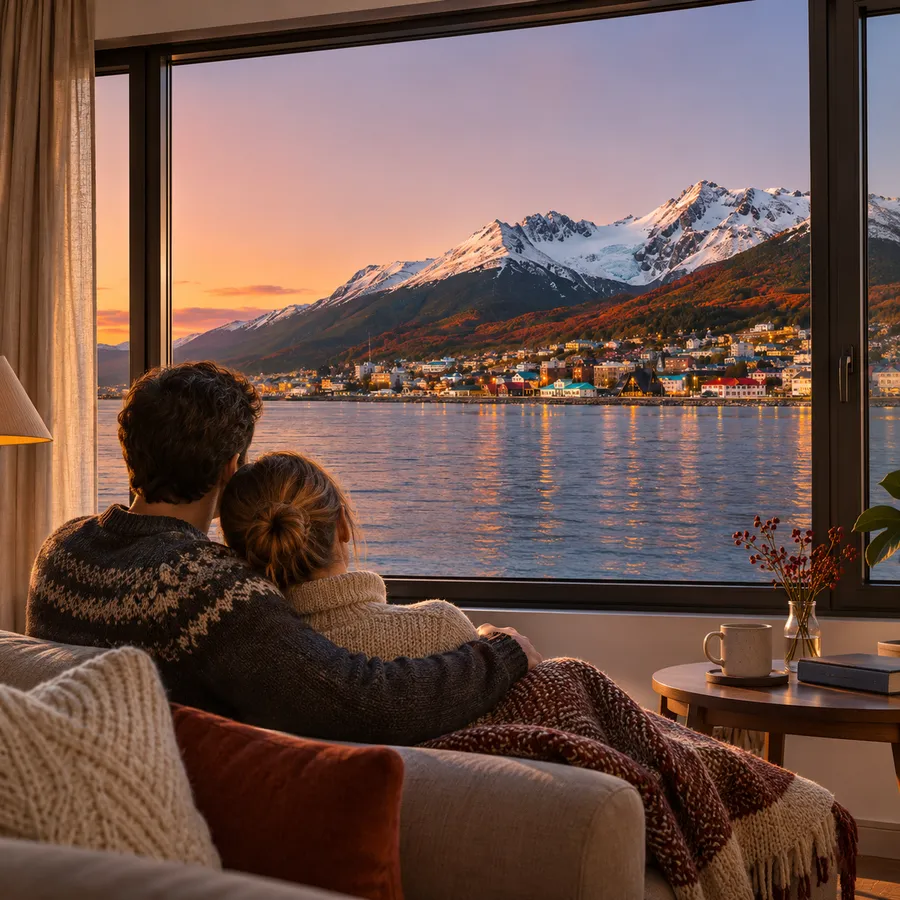
#> input picture alojate-ushuaia-r6t2/img/como-funciona-1-buscar.webp, 900 x 900 px; its folder holds only this picture in this run
$ python -i render.py   (imports and definitions only)
#> lines starting #> are read from the running program, lines starting #| are printed output that depends on the picture; after the words box and inside, x2 and y2 are one past the last pixel; in counts of white or black regions, pixels touching at a corner belong together
#> further down, picture is the input picture: PIL image 900x900 RGB; mean R, G, B 109.8, 83.4, 75.2
import sys, os, math, subprocess, json
from PIL import Image, ImageDraw, ImageFont, ImageFilter, ImageChops

W, H, FPS = 1080, 1920, 30
SH = '/tmp/aurora/shots/'
GOLD = (212, 170, 118); GOLD2 = (191, 148, 98); CREAM = (244, 241, 236); MUTED = (170, 162, 152)
DMS = '/usr/share/fonts/truetype/google-fonts/ofl/dmsans/DMSans[opsz,wght].ttf'
SERIF = '/usr/share/fonts/truetype/google-fonts/ofl/gelasio/Gelasio[wght].ttf'

_fc = {}
# [19 lines left out: function font, not called in this run]

def ease(x): x = max(0, min(1, x)); return 1 - (1 - x) ** 3
def ease_io(x): x = max(0, min(1, x)); return 4 * x * x * x if x < .5 else 1 - (-2 * x + 2) ** 3 / 2
def back(x):
    x = max(0, min(1, x)); c1 = 1.4; c3 = c1 + 1
    return 1 + c3 * (x - 1) ** 3 + c1 * (x - 1) ** 2
def seg(t, a, b): return max(0, min(1, (t - a) / (b - a)))

_img = {}
# [4 lines left out: function img, not called in this run]

# ---------- background (photo, blurred, slow drift) ----------
_bgbase = None
# [13 lines left out: function background, not called in this run]

_vig = None
# [13 lines left out: functions vignette, base, not called in this run]

# ---------- devices ----------
PHONE_SW = 640
def phone_frame(sw):
    """returns (frame RGBA, screen offset, screen size, mask)"""
#> called with sw = 640
    sh = int(sw * 1688 / 780)
    bez = int(sw * 0.035); rad = int(sw * 0.13)
    fw, fh = sw + 2 * bez, sh + 2 * bez
    fr = Image.new('RGBA', (fw + 40, fh + 40), (0, 0, 0, 0))
#> fr: PIL image 724x1469 RGBA; every value is 0
    # shadow
    sd = Image.new('L', fr.size, 0); ImageDraw.Draw(sd).rounded_rectangle((20, 34, 20 + fw, 34 + fh), rad + bez, fill=170)
#> after `ImageDraw.Draw(sd).rounded_rectangle((20, 34, 20 + fw, 34 + fh), rad +`:
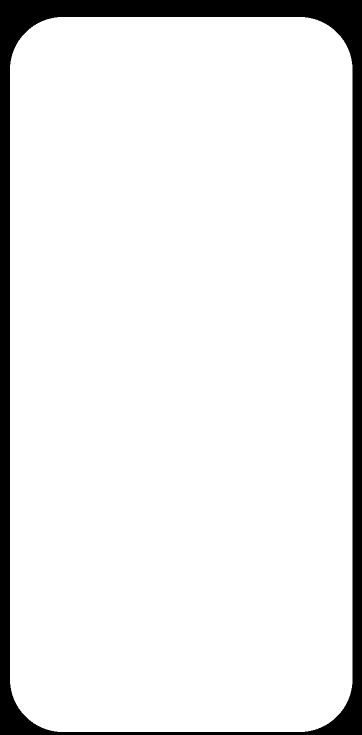
#> sd: PIL image 724x1469 L (shown at 1/2 size); values 0 (black) and 170 (white), 91.2% white; 1 black region, box (x1, y1, x2, y2) and area: (0, 0, 724, 1469) 93618
    sd = sd.filter(ImageFilter.GaussianBlur(26))
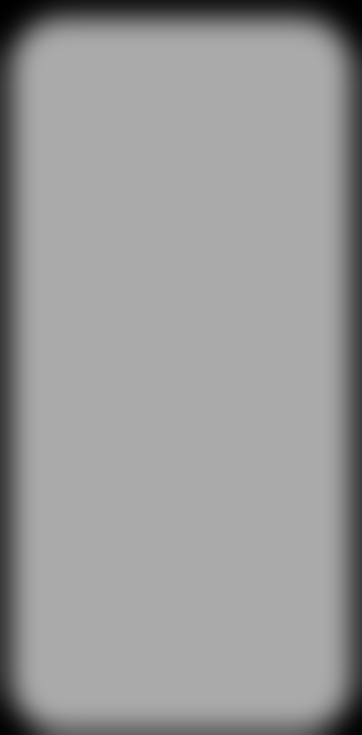
#> sd: PIL image 724x1469 L (shown at 1/2 size); min 0, max 170, mean 153.6
    fr.paste((0, 0, 0, 255), (0, 0), sd)
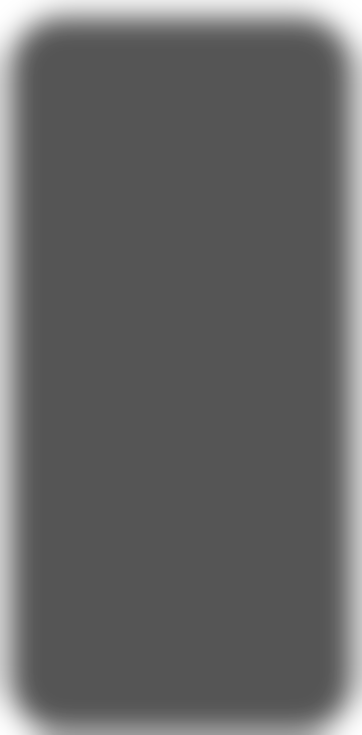
#> fr: PIL image 724x1469 RGBA (shown at 1/2 size); mean R, G, B, A 0, 0, 0, 153.6; transparent parts drawn white
    d = ImageDraw.Draw(fr)
    d.rounded_rectangle((20, 20, 20 + fw, 20 + fh), rad + bez, fill=(28, 28, 30, 255))
    d.rounded_rectangle((20, 20, 20 + fw, 20 + fh), rad + bez, outline=(92, 90, 88, 255), width=3)
    d.rounded_rectangle((24, 24, 16 + fw, 16 + fh), rad + bez - 4, outline=(10, 10, 10, 255), width=2)
    # side buttons
    d.rounded_rectangle((20 + fw - 1, 20 + int(fh * .22), 20 + fw + 5, 20 + int(fh * .30)), 3, fill=(70, 68, 66, 255))
    d.rounded_rectangle((15, 20 + int(fh * .18), 21, 20 + int(fh * .23)), 3, fill=(70, 68, 66, 255))
    d.rounded_rectangle((15, 20 + int(fh * .26), 21, 20 + int(fh * .34)), 3, fill=(70, 68, 66, 255))
    mask = Image.new('L', (sw, sh), 0); ImageDraw.Draw(mask).rounded_rectangle((0, 0, sw - 1, sh - 1), rad, fill=255)
#> after `ImageDraw.Draw(mask).rounded_rectangle((0, 0, sw - 1, sh - 1), rad, fi`:
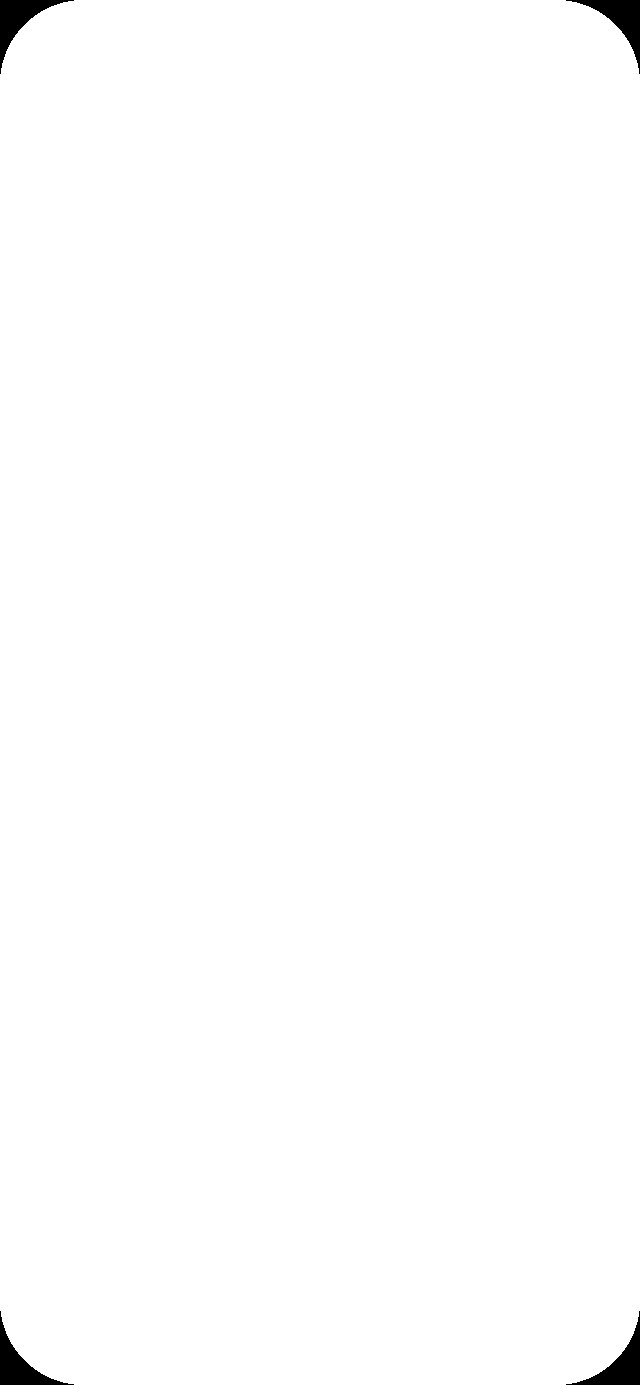
#> mask: PIL image 640x1385 L; 99.3% white; 4 black regions, box (x1, y1, x2, y2) and area: (0, 0, 74, 74) 1505, (566, 0, 640, 74) 1505, (0, 1311, 74, 1385) 1505, (566, 1311, 640, 1385) 1505
    return fr, (20 + bez, 20 + bez), (sw, sh), mask

_pf = {}
def phone(screen_img, sw=PHONE_SW, island=True):
    if sw not in _pf: _pf[sw] = phone_frame(sw)
    fr, off, (sw_, sh_), mask = _pf[sw]
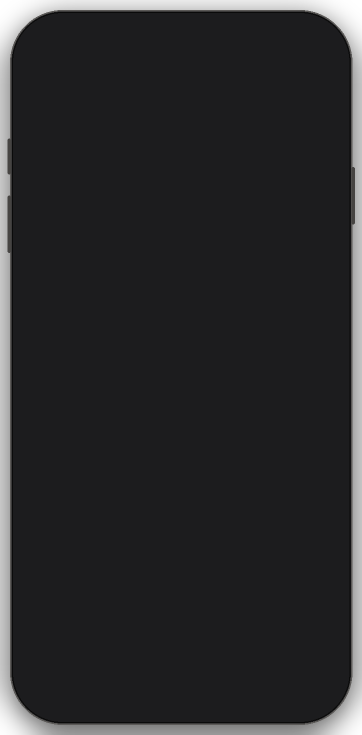
#> fr: PIL image 724x1469 RGBA (shown at 1/2 size); mean R, G, B, A 26.2, 26.2, 27.9, 238.3; transparent parts drawn white
#> off = (42, 42); sw_ = 640; sh_ = 1385
    out = fr.copy()
    sc = screen_img.resize((sw_, sh_), Image.LANCZOS) if screen_img.size != (sw_, sh_) else screen_img
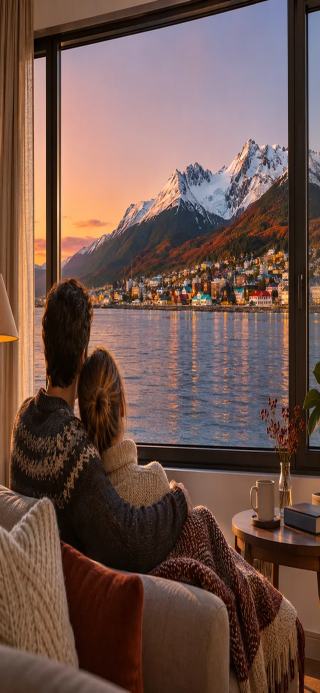
#> sc: PIL image 640x1385 RGB (shown at 1/2 size); mean R, G, B 109.8, 83.4, 75.2
    out.paste(sc, off, mask)
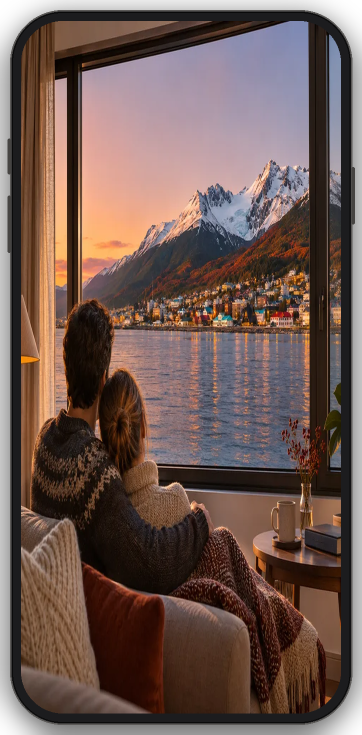
#> out: PIL image 724x1469 RGBA (shown at 1/2 size); mean R, G, B, A 94.1, 72.2, 65.5, 238.3; transparent parts drawn white
    if island:
        d = ImageDraw.Draw(out)
        iw, ih = int(sw_ * .28), int(sw_ * .075)
#> iw = 179; ih = 48
        cx = off[0] + sw_ // 2
#> cx = 362
        d.rounded_rectangle((cx - iw // 2, off[1] + 14, cx + iw // 2, off[1] + 14 + ih), ih // 2, fill=(0, 0, 0, 255))
    return out

# [87 lines left out: functions laptop, paste_center, text_layer, tap, notif, not called in this run]

def screen_scroll(im, y0, y1, p, sh=1688):
    y = y0 + (y1 - y0) * ease_io(p)
    return im.crop((0, int(y), im.width, int(y) + sh))

# [4 lines left out: function xfade, not called in this run]

>>> from PIL import Image
>>> picture = Image.open('../../../../alojate-ushuaia-r6t2/img/como-funciona-1-buscar.webp')
>>> result = phone(picture)

$ run again, on alojate-ushuaia-r6t2/img/como-funciona-2-reservar.webp
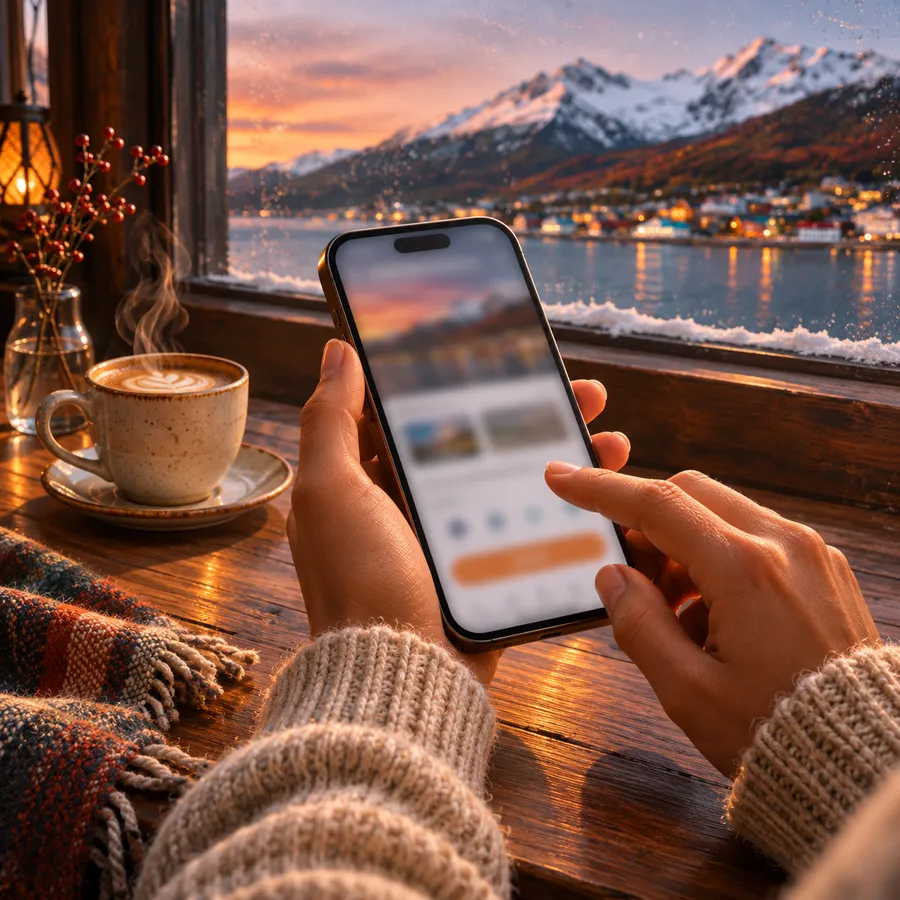
#> input picture alojate-ushuaia-r6t2/img/como-funciona-2-reservar.webp, 900 x 900 px
#> picture is the input picture: PIL image 900x900 RGB; mean R, G, B 123.3, 86.2, 72.3
#> mask: PIL image 640x1385 L; every value is 0
#> mask: PIL image 640x1385 L; 99.3% white; 4 black regions, box (x1, y1, x2, y2) and area: (0, 0, 74, 74) 1505, (566, 0, 640, 74) 1505, (0, 1311, 74, 1385) 1505, (566, 1311, 640, 1385) 1505
#> off = (42, 42); sw_ = 640; sh_ = 1385
#> in phone, `sc = screen_img.resize((sw_, sh_), Image.LANCZOS) if screen_img.size !..`:
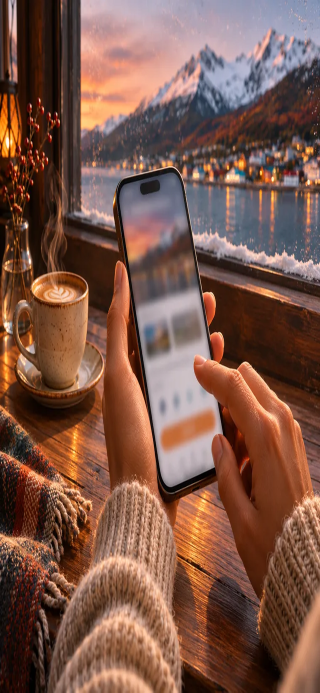
#> sc: PIL image 640x1385 RGB (shown at 1/2 size); mean R, G, B 123.3, 86.2, 72.4
#> in phone, `out.paste(sc, off, mask)`:
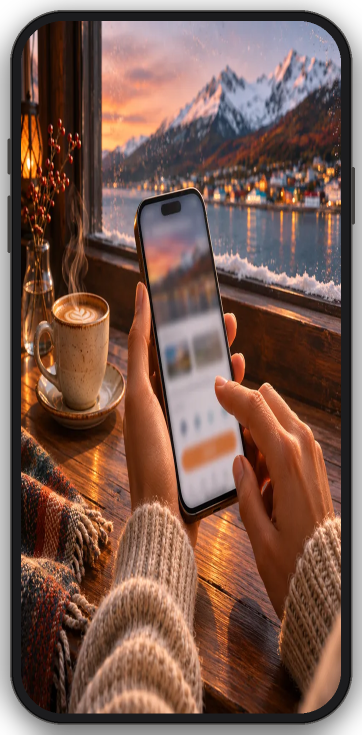
#> out: PIL image 724x1469 RGBA (shown at 1/2 size); mean R, G, B, A 105.2, 74.4, 63, 238.3; transparent parts drawn white
#> iw = 179; ih = 48
#> cx = 362

$ run again, on alojate-ushuaia-r6t2/img/como-funciona-3-disfrutar.webp
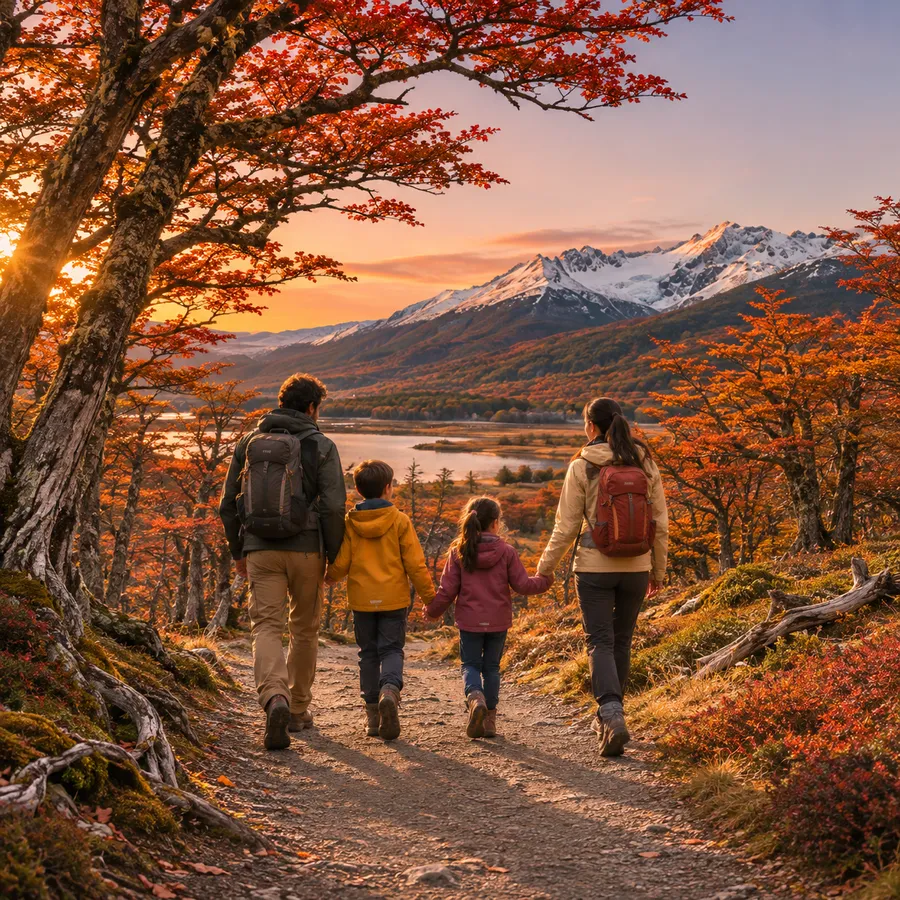
#> input picture alojate-ushuaia-r6t2/img/como-funciona-3-disfrutar.webp, 900 x 900 px
#> picture is the input picture: PIL image 900x900 RGB; mean R, G, B 129.7, 86.2, 63.4
#> mask: PIL image 640x1385 L; every value is 0
#> mask: PIL image 640x1385 L; 99.3% white; 4 black regions, box (x1, y1, x2, y2) and area: (0, 0, 74, 74) 1505, (566, 0, 640, 74) 1505, (0, 1311, 74, 1385) 1505, (566, 1311, 640, 1385) 1505
#> off = (42, 42); sw_ = 640; sh_ = 1385
#> in phone, `sc = screen_img.resize((sw_, sh_), Image.LANCZOS) if screen_img.size !..`:
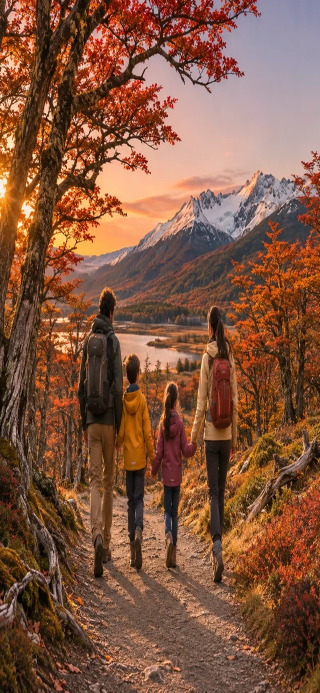
#> sc: PIL image 640x1385 RGB (shown at 1/2 size); mean R, G, B 129.7, 86.2, 63.5
#> in phone, `out.paste(sc, off, mask)`:
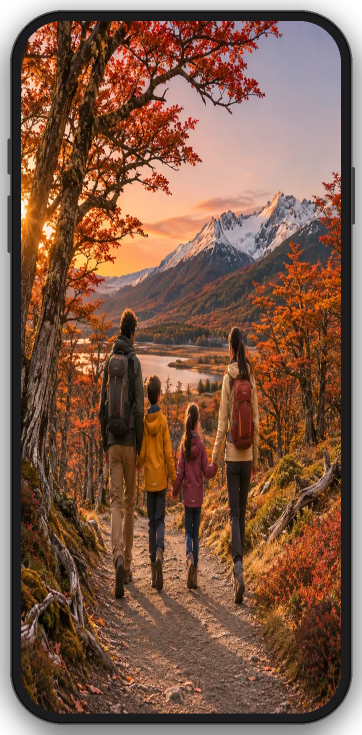
#> out: PIL image 724x1469 RGBA (shown at 1/2 size); mean R, G, B, A 110.5, 74.4, 55.7, 238.3; transparent parts drawn white
#> iw = 179; ih = 48
#> cx = 362
